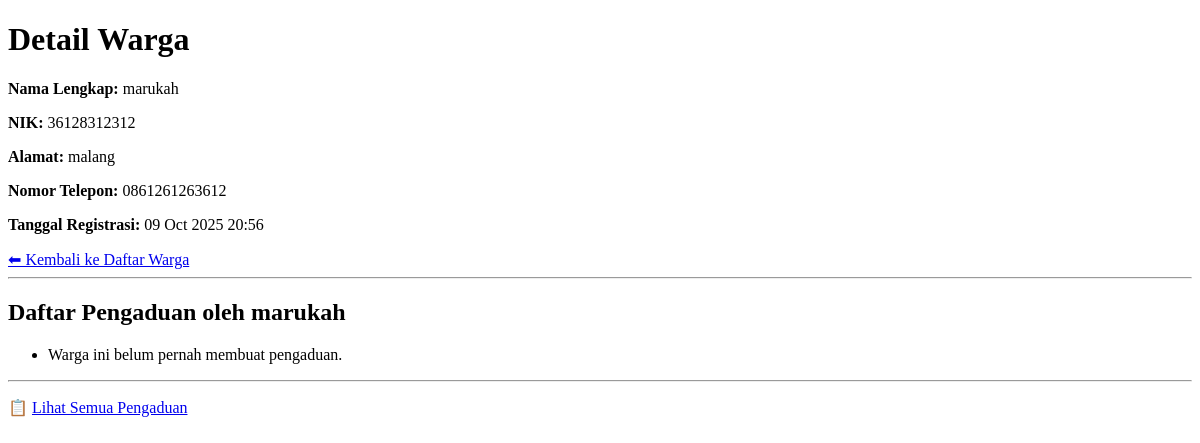
/warga/2/, run on an earlier commit of the app's database.
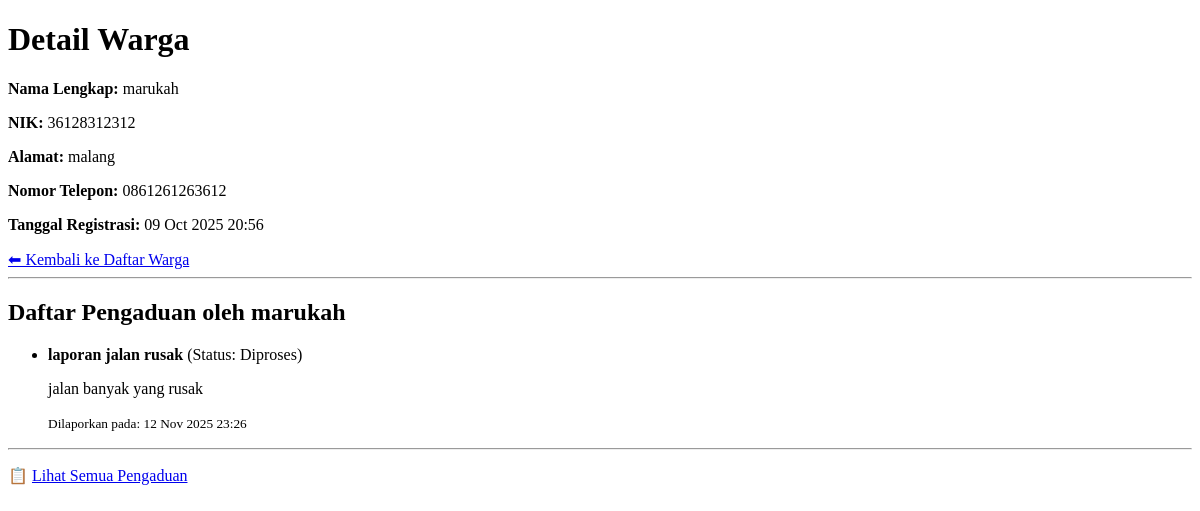
And on a later commit of the database.
### warga/models.py (models this page shows, shortened)
class Warga(models.Model):
    nik = models.CharField(max_length=16, unique=True, verbose_name="Nomor Induk Kependudukan")
    nama_lengkap = models.CharField(max_length=100, verbose_name="Nama Lengkap")
    alamat = models.TextField(verbose_name="Alamat Tinggal")
    no_telepon = models.CharField(max_length=15, blank=True, verbose_name="Nomor Telepon")
    tanggal_registrasi = models.DateTimeField(auto_now_add=True)

class Pengaduan(models.Model):
    STATUS_CHOICES = [
        ('BARU', 'Baru'),
        ('DIPROSES', 'Diproses'),
        ('SELESAI', 'Selesai'),
    ]
    judul = models.CharField(max_length=200)
    deskripsi = models.TextField()
    status = models.CharField(max_length=10, choices=STATUS_CHOICES, default='BARU')
    tanggal_lapor = models.DateTimeField(auto_now_add=True)
    pelapor = models.ForeignKey(Warga, on_delete=models.CASCADE, related_name='pengaduan')

### warga/views.py (the view)
# urls.py: path('<int:pk>/', WargaDetailView.as_view(), name='warga-detail'),
class WargaDetailView(DetailView):
    model = Warga
    template_name = 'warga/warga_detail.html'

### warga/templates/warga/warga_detail.html (shortened to what this page needs)
<!DOCTYPE html>
<html>
<head>
</head>
<body>
    <h1>Detail Warga</h1>
    <p><strong>Nama Lengkap:</strong> {{ object.nama_lengkap }}</p>
    <p><strong>NIK:</strong> {{ object.nik }}</p>
    <p><strong>Alamat:</strong> {{ object.alamat }}</p>
    <p><strong>Nomor Telepon:</strong> {{ object.no_telepon }}</p>
    <p><strong>Tanggal Registrasi:</strong> {{ object.tanggal_registrasi|date:"d M Y H:i" }}</p>
    <a href="{% url 'warga-list' %}">⬅ Kembali ke Daftar Warga</a>
    <hr>
    <h2>Daftar Pengaduan oleh {{ object.nama_lengkap }}</h2>
    <ul>
        {% for aduan in object.pengaduan.all %}
            <li>
                <strong>{{ aduan.judul }}</strong>
                (Status: {{ aduan.get_status_display }})
                <p>{{ aduan.deskripsi }}</p>
                <small>Dilaporkan pada: {{ aduan.tanggal_lapor|date:"d M Y H:i" }}</small>
            </li>
        {% empty %}
            <li>Warga ini belum pernah membuat pengaduan.</li>
        {% endfor %}
    </ul>
    <hr>
    <p>
        📋 <a href="{% url 'pengaduan-list' %}">Lihat Semua Pengaduan</a>
    </p>
</body>
</html>

What changed in the data, as far as the page shows it:
added Pengaduan: judul "laporan jalan rusak", status "Diproses", deskripsi "jalan banyak yang rusak", tanggal_lapor "12 Nov 2025 23:26"
Also different on the page:
text no longer shown: "Warga ini belum pernah membuat pengaduan."
